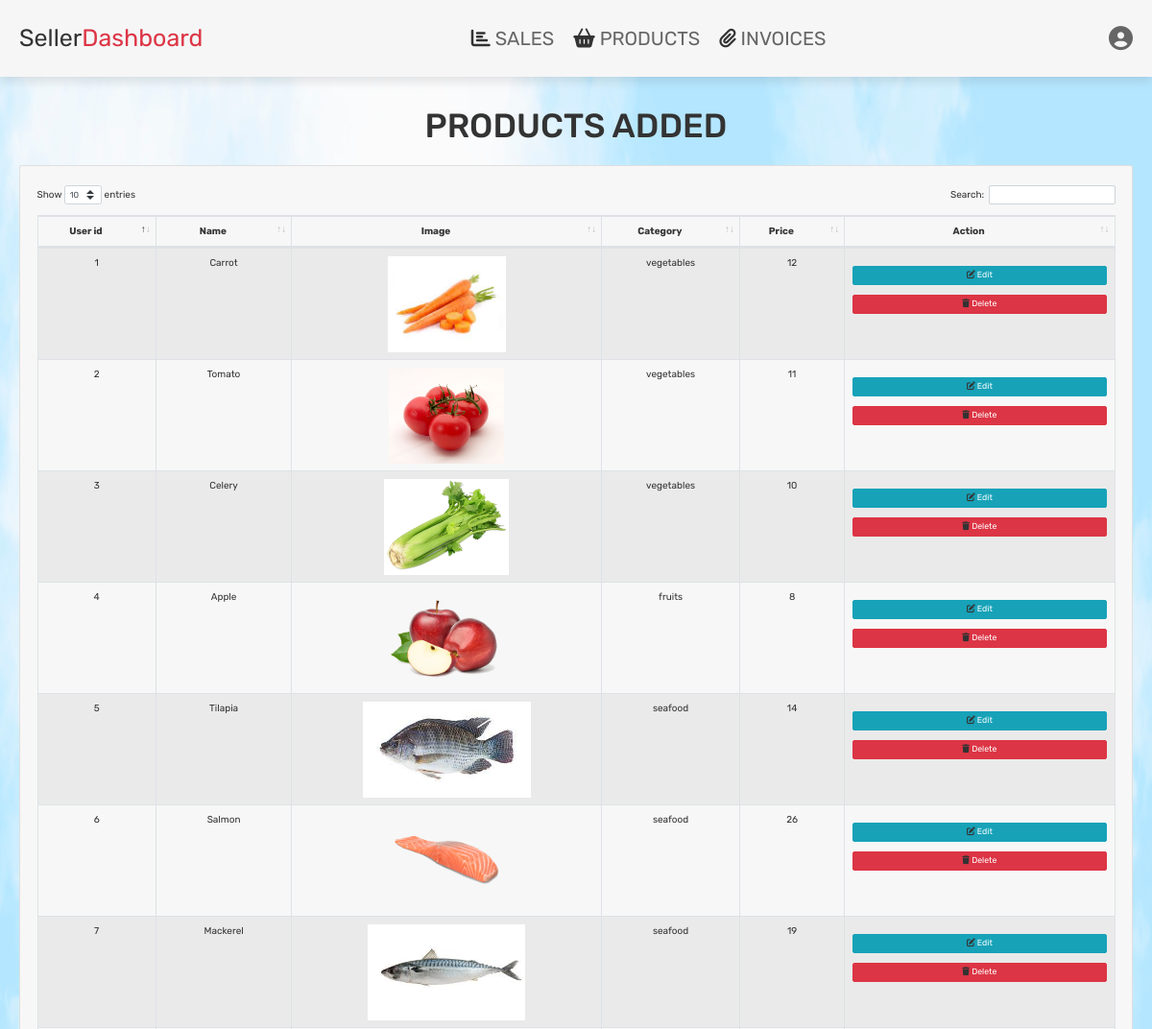
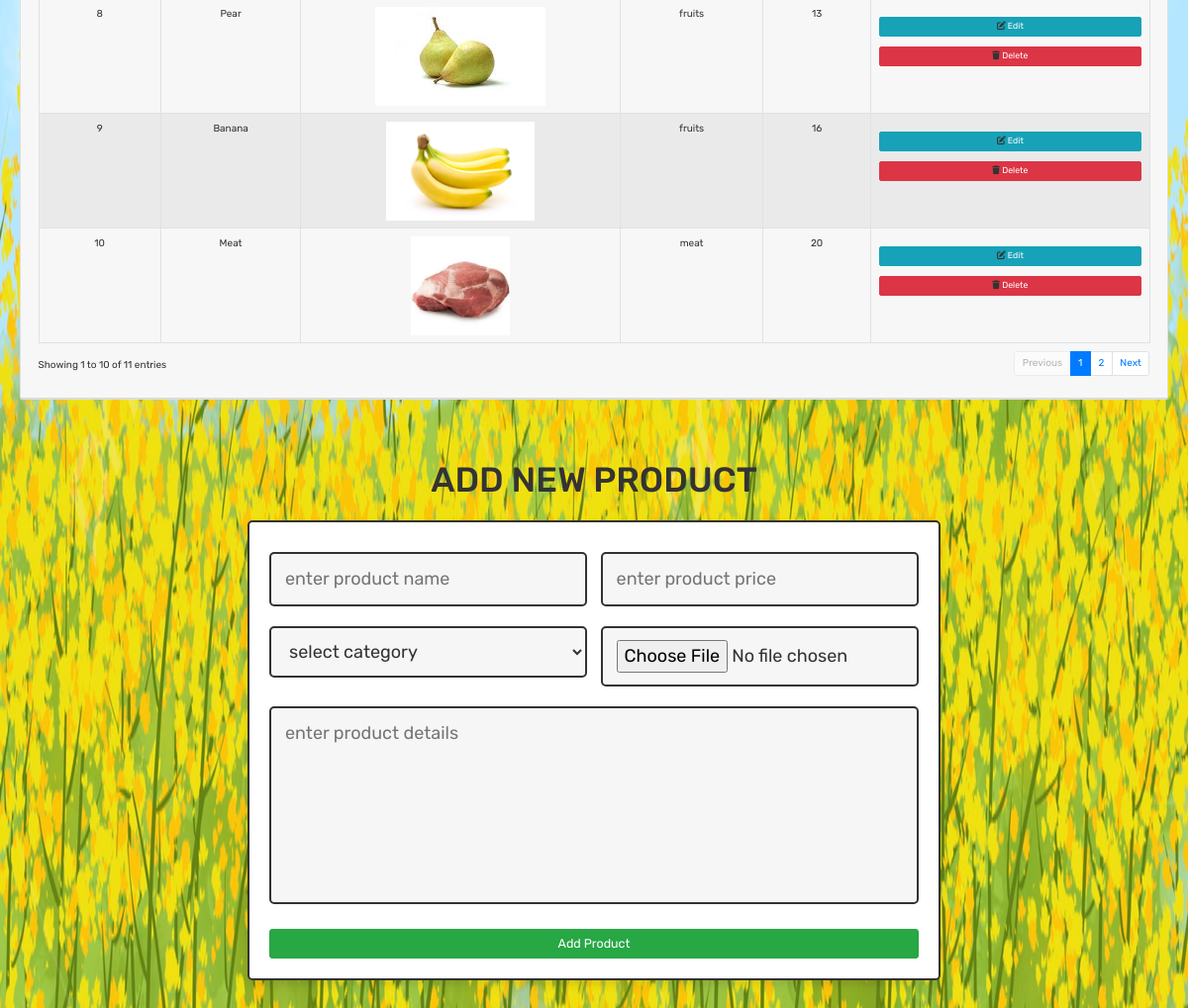
Screenshot of /seller_products.php (signed in) with the database file from the repository (2 pictures, top to bottom).
### tables this page shows
CREATE TABLE `products` (
  `id` int(100) NOT NULL,
  `name` varchar(100) NOT NULL,
  `category` varchar(20) NOT NULL,
  `details` varchar(500) NOT NULL,
  `price` int(100) NOT NULL,
  `image` varchar(100) NOT NULL,
  `sold` int(100) NOT NULL
);

### seller_products.php (the view, shortened to what this page needs)
<?php
@include 'config.php';
?>
<!DOCTYPE html>
<html lang="en">
<head>
   <link rel="stylesheet" href="https://cdnjs.cloudflare.com/ajax/libs/font-awesome/6.1.1/css/all.min.css">
   <link rel="stylesheet" href="css/admin_style.css">
   <link rel="stylesheet" href="css/dataTables.bootstrap4.min.css">
   <link rel="stylesheet" href="css/bootstrap.min.css">
</head>
<body style="background:url(images/admin-bg.jpg); background-repeat: no-repeat; background-size: 100% 100%;">
<?php include 'seller_header.php'; ?>
<section class="table-product" >
<h1 class="title">products added</h1>
<div class="card " style="width: 100%;">
        <div class="card-header">
        <div class="card-body pr-2 pl-2">
          <table id="example" class="table table-striped table-bordered" style="width:100%">
                  <thead>
                    <tr>
                      <th class="text-center">User id</th>
                      <th  class="text-center">Name</th>
                      <th  class="text-center">Image</th>
                      <th  class="text-center">Category</th>
                      <th  class="text-center">Price</th>
                      <th  width='25%' class="text-center">Action</th>
                    </tr>
                  </thead>
                  <tbody>
                  <?php
                  $i=1;
                     $select_products = $conn->prepare("SELECT * FROM `products`");
                     $select_products->execute();
                     if($select_products->rowCount() > 0){
                        while($fetch_products = $select_products->fetch(PDO::FETCH_ASSOC)){
                  ?>
                  <tr class="text-center">
                    <td><?php echo $i++;?></td>
                    <td><?php echo $fetch_products['name'];?></td>
                    <td class="image"><img src="uploaded_img/<?= $fetch_products['image']; ?>" height="100" alt=""></td>
                     <td><?php echo $fetch_products['category'];?></td>
                     <td><?= $fetch_products['price']; ?></td>
                  <td>
                  <a href="seller_update_product.php?update=<?= $fetch_products['id']; ?>" class="btn btn-info btn-sm"> <i class="fas fa-edit"></i> edit </a>
                     <a onclick="return confirm('Are you sure To Delete ? The user related information will also be delete!')"
                     class="btn btn-danger btn-sm " href="?delete=<?= $fetch_products['id']; ?>"><i class="fas fa-trash"></i> delete</a>
                  </td>
                  <?php }?>
                  <?php }else{
                     echo '<p class="empty">no product available!</p>';
                  }?>
                  </tr>
                  </tbody>
          </table>
        </div>
        </div>
</div>
</section>
<section class="add-products">
   <h1 class="title">add new product</h1>
   <form action="" method="POST" enctype="multipart/form-data">
      <div class="flex">
         <div class="inputBox">
         <input type="text" name="name" class="box" required placeholder="enter product name">
         <select name="category" class="box" required>
            <option value="" selected disabled>select category</option>
         </select>
         </div>
         <div class="inputBox">
         <input type="number" min="0" name="price" class="box" required placeholder="enter product price">
         <input type="file" name="image" required class="box" accept="image/jpg, image/jpeg, image/png">
         </div>
      </div>
      <textarea name="details" class="box" required placeholder="enter product details" cols="30" rows="10"></textarea>
      <input type="submit" class="btn btn-success btn-lg " value="add product" name="add_product">
   </form>
</section>
</body>
</html>

### css/admin_style.css (style rules this page uses)
.add-products form { max-width: 70rem; padding:2rem; margin:0 auto; text-align: center; border:var(--border); box-shadow: var(--box-shadow); background-color: var(--white); border-radius: .5rem; }
.add-products form .flex { display: flex; justify-content: space-between; flex-wrap: wrap; }
.add-products form .flex .inputBox { width: 49%; }
.add-products form .box { width: 100%; margin:1rem 0; padding:1.2rem 1.4rem; font-size: 1.8rem; color:var(--black); border-radius: .5rem; background-color: var(--light-bg); border:var(--border); }
.add-products form textarea { height: 20rem; resize: none; }

### css/components.css (style rules this page uses)
:root { --green:#27ae60; --orange:#f39c12; --red:#e74c3c; --black:#333; --light-color:#666; --white:#fff; --light-bg:#f6f6f6; --border:.2rem solid var(--black); --box-shadow:0 .5rem 1rem rgba(0,0,0,.1); }
* { font-family: 'Rubik', sans-serif; margin:0; padding:0; box-sizing: border-box; outline: none; border:none; text-decoration: none; color:var(--black); }
body { background-color: var(--light-bg); }
html { font-size: 62.5%; overflow-x: hidden; scroll-behavior: smooth; scroll-padding-top: 6.5rem; }
section { padding:3rem 2rem; max-width: 1200px; margin:0 auto; }
.btn, .delete-btn, .option-btn { display: block; width: 100%; margin-top: 1rem; border-radius: .5rem; color:var(--white); font-size: 2rem; padding:1.3rem 3rem; text-transform: capitalize; cursor: pointer; text-align: center; }
.btn { background-color: var(--green); }
.title { text-align: center; margin-bottom: 2rem; text-transform: uppercase; color:var(--black); font-size: 3.5rem; }

### rows the page displays
products: name "Carrot", image (picture), category "vegetables", price "12"
products: name "Tomato", image (picture), category "vegetables", price "11"
products: name "Celery", image (picture), category "vegetables", price "10"
products: name "Apple", image (picture), category "fruits", price "8"
products: name "Tilapia", image (picture), category "seafood", price "14"
products: name "Salmon", image (picture), category "seafood", price "26"
products: name "Mackerel", image (picture), category "seafood", price "19"
products: name "Pear", image (picture), category "fruits", price "13"
products: name "Banana", image (picture), category "fruits", price "16"
products: name "Meat", image (picture), category "meat", price "20"
